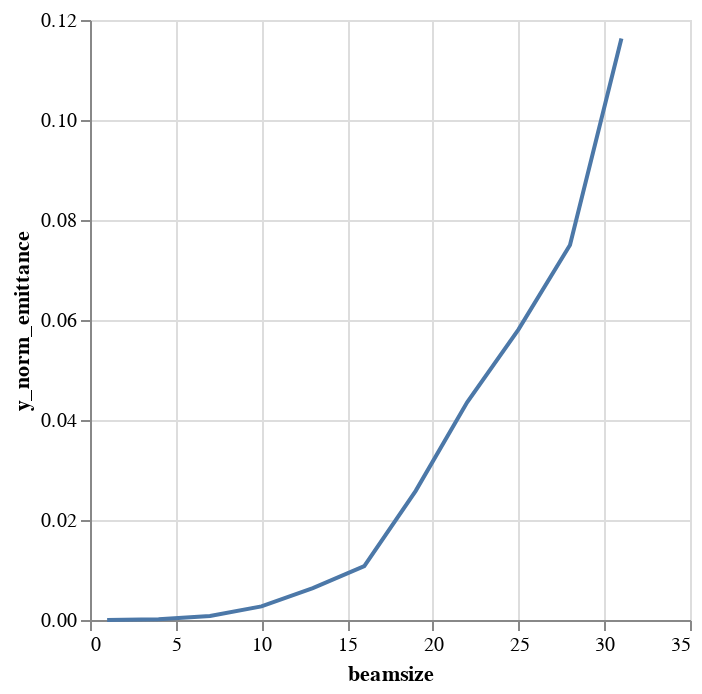

Source (notebook cell):
### Code cell
alt.Chart(emit_df).mark_line().encode(
    x='beamsize',
    y='y_norm_emittance',
)

### Figure 1 — Vega-Lite specification as saved in the notebook (floating-point values rounded to 4 significant figures)
{"$schema": "https://vega.github.io/schema/vega-lite/v1.2.1.json", "data": {"values": [{"beamsize": 1, "losses": 0, "relbeta": 0.002309, "sourceID": 16777217, "sourceName": "bs_1", "x_emittance": 0.003563, "x_norm_emittance": 8.224e-06, "y_emittance": 0.001088, "y_norm_emittance": 2.511e-06}, {"beamsize": 4, "losses": 0, "relbeta": 0.002309, "sourceID": 16777218, "sourceName": "bs_4", "x_emittance": 0.1572, "x_norm_emittance": 0.000363, "y_emittance": 0.0708, "y_norm_emittance": 0.0001634}, {"beamsize": 7, "losses": 0, "relbeta": 0.002309, "sourceID": 16777219, "sourceName": "bs_7", "x_emittance": 0.8897, "x_norm_emittance": 0.002054, "y_emittance": 0.34, "y_norm_emittance": 0.0007848}, {"beamsize": 10, "losses": 0, "relbeta": 0.002309, "sourceID": 16777220, "sourceName": "bs_10", "x_emittance": 2.654, "x_norm_emittance": 0.006127, "y_emittance": 1.179, "y_norm_emittance": 0.002722}, {"beamsize": 13, "losses": 1, "relbeta": 0.002309, "sourceID": 16777221, "sourceName": "bs_13", "x_emittance": 7.353, "x_norm_emittance": 0.01698, "y_emittance": 2.771, "y_norm_emittance": 0.006397}, {"beamsize": 16, "losses": 13, "relbeta": 0.002309, "sourceID": 16777222, "sourceName": "bs_16", "x_emittance": 11.68, "x_norm_emittance": 0.02696, "y_emittance": 4.671, "y_norm_emittance": 0.01078}, {"beamsize": 19, "losses": 32, "relbeta": 0.002309, "sourceID": 16777223, "sourceName": "bs_19", "x_emittance": 21.7, "x_norm_emittance": 0.0501, "y_emittance": 11.19, "y_norm_emittance": 0.02584}, {"beamsize": 22, "losses": 54, "relbeta": 0.002309, "sourceID": 16777224, "sourceName": "bs_22", "x_emittance": 27.21, "x_norm_emittance": 0.06282, "y_emittance": 18.86, "y_norm_emittance": 0.04355}, {"beamsize": 25, "losses": 105, "relbeta": 0.002309, "sourceID": 16777225, "sourceName": "bs_25", "x_emittance": 35.06, "x_norm_emittance": 0.08095, "y_emittance": 25.17, "y_norm_emittance": 0.05812}, {"beamsize": 28, "losses": 144, "relbeta": 0.002309, "sourceID": 16777226, "sourceName": "bs_28", "x_emittance": 40.85, "x_norm_emittance": 0.0943, "y_emittance": 32.48, "y_norm_emittance": 0.07498}, {"beamsize": 31, "losses": 183, "relbeta": 0.002309, "sourceID": 16777227, "sourceName": "bs_31", "x_emittance": 53.32, "x_norm_emittance": 0.1231, "y_emittance": 50.38, "y_norm_emittance": 0.1163}]}, "encoding": {"x": {"field": "beamsize", "type": "quantitative"}, "y": {"field": "y_norm_emittance", "type": "quantitative"}}, "mark": "line"}
